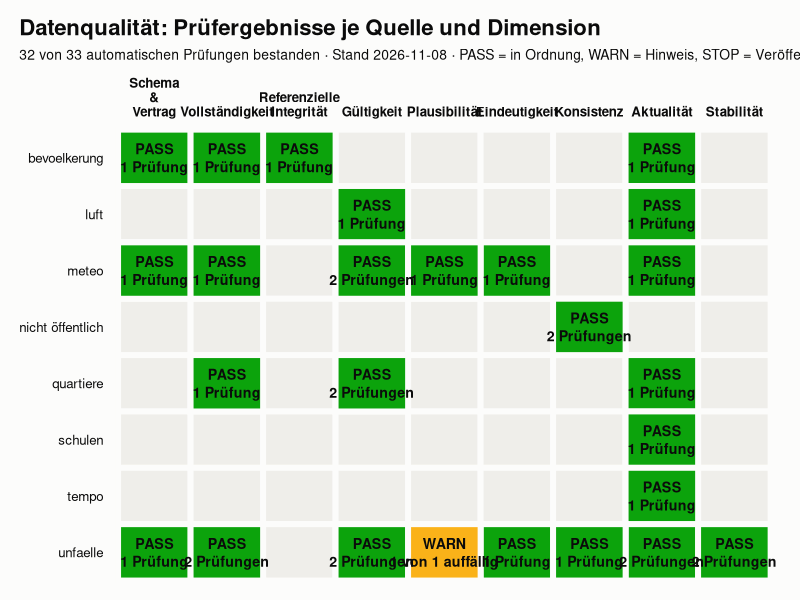

This chart was generated by the following R code:
# DQ scorecard: tile grid source x dimension from export/dq/dq_ergebnisse.csv -> docs/img/dq-scorecard.png
# Usage (repo root): Rscript tools/dq_scorecard.R
# Colour is never the only carrier: every tile also states the status and the check counts.
suppressPackageStartupMessages(library(ggplot2))

res <- utils::read.csv("export/dq/dq_ergebnisse.csv", stringsAsFactors = FALSE, encoding = "UTF-8")

# Display name for the non-public source; nothing beyond "not public" is stated on purpose.
res$quelle[res$quelle == "privat"] <- "nicht öffentlich"

status_levels <- c("PASS", "WARN", "STOP")
fills <- c(PASS = "#0ca30c", WARN = "#fab219", STOP = "#d03b3b")
texts <- c(PASS = "#0b0b0b", WARN = "#0b0b0b", STOP = "#ffffff")
surface <- "#fcfcfb"
ink <- "#0b0b0b"

# Worst status per tile; an unknown (NA) status counts as failing at the check's severity.
res$status[is.na(res$status)] <- res$schwere[is.na(res$status)]
res$rank <- match(res$status, status_levels)

tiles <- do.call(rbind, lapply(split(res, list(res$quelle, res$dimension), drop = TRUE), function(d) {
  data.frame(quelle = d$quelle[1], dimension = d$dimension[1], n = nrow(d),
             n_bad = sum(d$status != "PASS"), status = status_levels[max(d$rank)],
             stringsAsFactors = FALSE)
}))
tiles$label <- ifelse(tiles$n_bad == 0,
                      sprintf("%s\n%d %s", tiles$status, tiles$n, ifelse(tiles$n == 1, "Prüfung", "Prüfungen")),
                      sprintf("%s\n%d von %d auffällig", tiles$status, tiles$n_bad, tiles$n))
tiles$status <- factor(tiles$status, levels = status_levels)

quellen <- sort(unique(res$quelle))
dims <- unique(res$dimension)
tiles$quelle <- factor(tiles$quelle, levels = rev(quellen))
tiles$dimension <- factor(tiles$dimension, levels = dims)
grid <- expand.grid(quelle = factor(quellen, levels = rev(quellen)), dimension = factor(dims, levels = dims))

n_all <- nrow(res)
n_ok <- sum(res$status == "PASS")
snap <- max(res$snapshot)

p <- ggplot() +
  geom_tile(data = grid, aes(dimension, quelle), fill = "#efeeea", colour = surface, linewidth = 2) +
  geom_tile(data = tiles, aes(dimension, quelle, fill = status), colour = surface, linewidth = 2) +
  geom_text(data = tiles, aes(dimension, quelle, label = label, colour = status),
            size = 3.6, lineheight = 1.05, fontface = "bold") +
  scale_fill_manual(values = fills, drop = FALSE, name = NULL) +
  scale_colour_manual(values = texts, guide = "none") +
  scale_x_discrete(position = "top", labels = function(x) gsub(" ", "\n", x, fixed = TRUE)) +
  labs(title = "Datenqualität: Prüfergebnisse je Quelle und Dimension",
       subtitle = sprintf(paste0("%d von %d automatischen Prüfungen bestanden · Stand %s · ",
                                 "PASS = in Ordnung, WARN = Hinweis, STOP = Veröffentlichung gesperrt"),
                          n_ok, n_all, snap),
       x = NULL, y = NULL) +
  theme_minimal(base_family = "sans", base_size = 12) +
  theme(plot.background = element_rect(fill = surface, colour = NA),
        panel.background = element_rect(fill = surface, colour = NA),
        panel.grid = element_blank(),
        text = element_text(colour = ink),
        axis.text = element_text(colour = ink),
        axis.text.x = element_text(face = "bold"),
        plot.title = element_text(face = "bold", size = 16),
        plot.subtitle = element_text(size = 10, margin = margin(b = 8)),
        plot.title.position = "plot",
        legend.position = "none",   # the subtitle is the legend (STOP may have no tile)
        plot.margin = margin(14, 16, 10, 14))

dir.create("docs/img", recursive = TRUE, showWarnings = FALSE)
out <- "docs/img/dq-scorecard.png"
ggsave(out, p, width = 12, height = 6, dpi = 100, bg = surface,
       device = if (requireNamespace("ragg", quietly = TRUE)) ragg::agg_png else "png")
cat("wrote ", out, "\n", sep = "")
